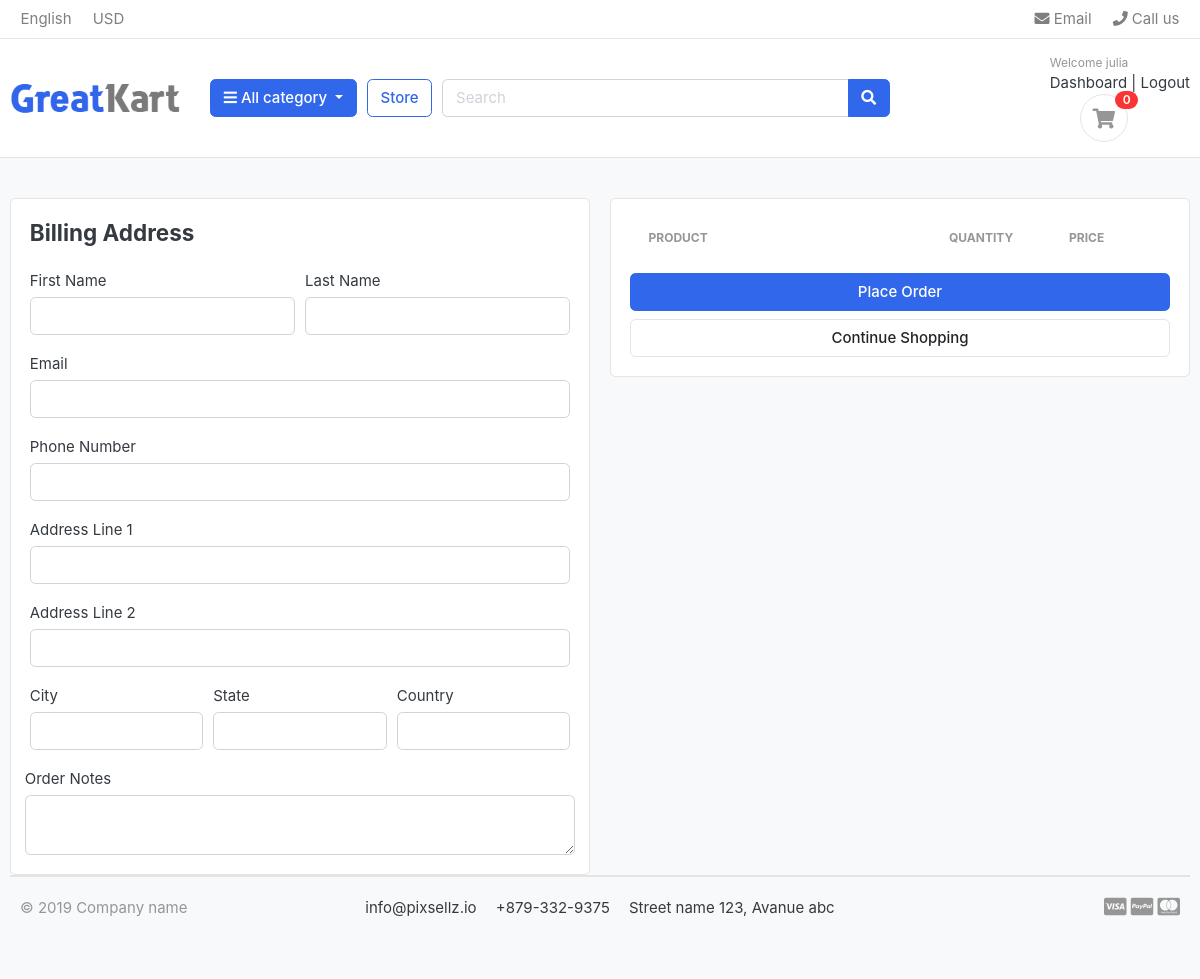
The page /cart/checkout/ (signed in) on the database as committed earlier.
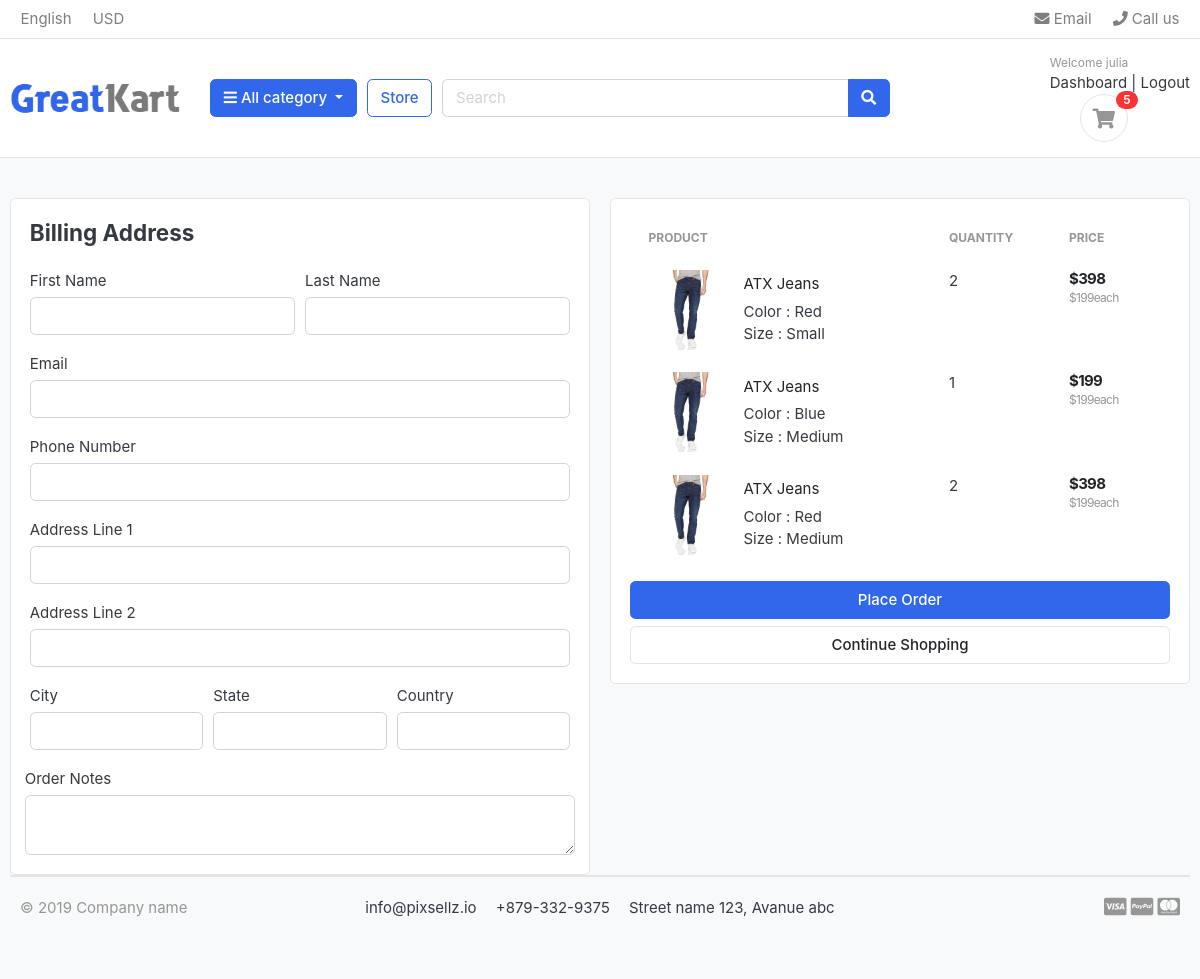
The same page on the database as committed later.
### carts/models.py (models this page shows, shortened)
class CartItem(models.Model):
    user = models.ForeignKey(Account,on_delete=models.CASCADE,null=True)
    product = models.ForeignKey(Product,on_delete=models.CASCADE)
    variation = models.ManyToManyField(Variation,blank=True)
    cart = models.ForeignKey(Cart,on_delete=models.CASCADE,null=True)
    quantity = models.IntegerField()
    is_active = models.BooleanField(default=True)
    def sub_total(self):
        return self.product.price * self.quantity

### store/models.py (models this page shows, shortened)
class Product(models.Model):
    product_name = models.CharField(max_length=200,unique = True)
    slug = models.SlugField(max_length=200,unique=True)
    description  = models.TextField(max_length=500,blank=True)
    price = models.IntegerField()
    images = models.ImageField(upload_to='photos/products')
    stock = models.IntegerField()
    is_available = models.BooleanField(default = True)
    category = models.ForeignKey(Category,on_delete=models.CASCADE) # if the category is deleted , the related product is also be deleted
    created_date = models.DateTimeField(auto_now_add=True)
    modified_date = models.DateTimeField(auto_now=True)
    def get_url(self):
        return reverse('product_detail',args=[self.category.slug, self.slug])

class Variation(models.Model):
    product = models.ForeignKey(Product,on_delete=models.CASCADE)
    variation_category = models.CharField(max_length=100, choices=variation_category_choice )
    variation_value = models.CharField(max_length=100)
    is_active = models.BooleanField(default=True)
    created_at = models.DateTimeField(auto_now_add=True)
    objects = VariationManager()

### carts/views.py (the view)
# urls.py: path('checkout/',views.checkout,name='checkout'),
@login_required(login_url='login')
def checkout(request,total=0,quantity=0,cart_items=None):
    try:
        tax = 0
        grand_total = 0
        if request.user.is_authenticated:
            cart_items = CartItem.objects.filter(user=request.user, is_active=True)
        else:
            cart = Cart.objects.get(cart_id=_cart_id(request))
            cart_items = CartItem.objects.filter(cart=cart, is_active=True)
        for cart_item in cart_items:
            total += (cart_item.product.price * cart_item.quantity)
            quantity += cart_item.quantity
        tax = (2 * total) / 100
        grand_total = total + tax
    except ObjectDoesNotExist:
        pass  # just ignore
    context = {
        'total': total,
        'quantity': quantity,
        'cart_items': cart_items,
        'tax': tax,
        'grand_total': grand_total,
    }
    return render(request, 'store/checkout.html', context)

### carts/context_processors.py (called while the page is built)
def counter(request):
    cart_count = 0
    if 'admin' in request.path:
        return {}
    else:
        try:
            cart = Cart.objects.filter(cart_id=_cart_id(request))
            if request.user.is_authenticated:
                cart_items = CartItem.objects.all().filter(user=request.user)
            else:
                cart_items = CartItem.objects.all().filter(cart=cart[:1])
            for cart_item in cart_items:
                cart_count += cart_item.quantity
        except Cart.DoesNotExist:
            cart_count = 0
    return dict(cart_count=cart_count)

### carts/views.py (called while the page is built)
def _cart_id(request):
    cart = request.session.session_key
    if not cart:
        cart = request.session.create()
    return cart

### category/context_processors.py (called while the page is built)
def menu_links(request):
    links = Category.objects.all()
    return dict(links=links)

### category/models.py (called while the page is built)
    def get_url(self):
        return reverse('products_by_category',args=[self.slug])

### templates/store/checkout.html (shortened to what this page needs)
{% extends 'base.html' %}
{% load static %}
{% block content %}
<section class="section-content padding-y bg">
<div class="container">
<div class="row">
	<aside class="col-lg-6">
<div class="card">
    <div class="card-body">
        <h4 class="card-title mb-4">Billing Address</h4>
        <form action="" method="POST">
            <div class="form-row">
                <div class="col form-group">
                    <label for="">First Name</label>
                    <input type="text" name="first_name" class="form-control" required>
                </div>
                <div class="col form-group">
                    <label for="">Last Name</label>
                    <input type="text" name="last_name" class="form-control" required>
                </div>
            </div>
            <div class="form-row">
                <div class="col form-group">
                    <label for="">Email</label>
                    <input type="email" name="email" class="form-control" required>
                </div>
            </div>
            <div class="form-row">
                <div class="col form-group">
                    <label for="">Phone Number</label>
                    <input type="text" name="phone" class="form-control" required>
                </div>
            </div>
            <div class="form-row">
                <div class="col form-group">
                    <label for="">Address Line 1</label>
                    <input type="text" name="address_line_1" class="form-control" required>
                </div>
            </div>
            <div class="form-row">
                <div class="col form-group">
                    <label for="">Address Line 2</label>
                    <input type="text" name="address_line_2" class="form-control" required>
                </div>
            </div>
            <div class="form-row">
                <div class="col form-group">
                    <label for="">City</label>
                    <input type="text" name="city" class="form-control" required>
                </div>
                <div class="col form-group">
                    <label for="">State</label>
                    <input type="text" name="state" class="form-control" required>
                </div>
                <div class="col form-group">
                    <label for="">Country</label>
                    <input type="text" name="country" class="form-control" required>
                </div>
            </div>
            <div class="form-row">
                <label for="">Order Notes</label>
                <textarea name="order_note"  rows="2" class="form-control"></textarea>
            </div>
    </div>
</div>
	</aside>
	<aside class="col-lg-6">
		<div class="card">
		<div class="card-body">
<table class="table table-borderless table-shopping-cart">
<thead class="text-muted">
<tr class="small text-uppercase">
  <th scope="col">Product</th>
  <th scope="col" width="120">Quantity</th>
  <th scope="col" width="120">Price</th>
</tr>
</thead>
<tbody>
{% for cart_item in cart_items %}
<tr>
	<td>
		<figure class="itemside align-items-center">
			<div class="aside"><img src="{{ cart_item.product.images.url }}" class="img-sm"></div>
			<figcaption class="info">
				<a href="{{ cart_item.product.get_url }}" class="title text-dark">{{cart_item.product.product_name}}</a>
				{% if cart_item.variation.all %}
					{% for item in cart_item.variation.all %}
						{{item.variation_category | capfirst }} : {{ item.variation_value | capfirst }} <br>
					{% endfor %}
				{% endif %}
			</figcaption>
		</figure>
	</td>
	<td>
        <label for="">{{cart_item.quantity}}</label>
	</td>
	<td>
		<div class="price-wrap">
			<var class="price">${{cart_item.sub_total}}</var>
			<small class="text-muted"> ${{cart_item.product.price}}each </small>
		</div>
	</td>
</tr>
{% endfor %}
</tbody>
</table>
            <button type="submit" class="btn btn-primary btn-block" name="submit">Place Order</button>
			<a href="{% url 'store' %}" class="btn btn-light btn-block">Continue Shopping</a>
        </div>
		</div>
</aside>
</div>
{% endblock %}

### templates/includes/navbar.html (shortened to what this page needs)
{% load static %}
<header class="section-header">
<nav class="navbar p-md-0 navbar-expand-sm navbar-light border-bottom">
<div class="container">
  <div class="collapse navbar-collapse" id="navbarTop4">
    <ul class="navbar-nav mr-auto">
    	<li class="nav-item dropdown">
		 	<a href="#" class="nav-link">   English </a>
		</li>
		<li class="nav-item dropdown">
			<a href="#" class="nav-link"> USD </a>
		</li>
    </ul>
    <ul class="navbar-nav">
		<li><a href="#" class="nav-link"> <i class="fa fa-envelope"></i> Email </a></li>
		<li><a href="#" class="nav-link"> <i class="fa fa-phone"></i> Call us </a></li>
	</ul>
  </div>
</div>
</nav>
<section class="header-main border-bottom">
	<div class="container">
<div class="row align-items-center">
	<div class="col-lg-2 col-md-3 col-6">
		<a href="{% url 'home' %}" class="brand-wrap">
			<img class="logo" src="{% static './images/logo.png'%}">
		</a>
	</div>
	<div class="col-lg col-sm col-md col-6 flex-grow-0">
		<div class="category-wrap dropdown d-inline-block float-right">
			<button type="button" class="btn btn-primary dropdown-toggle" data-toggle="dropdown">
				<i class="fa fa-bars"></i> All category
			</button>
		</div>
	</div>
	<a href="{% url 'store' %}" class="btn btn-outline-primary">Store</a>
	<div class="col-lg  col-md-6 col-sm-12 col">
		<form action="{% url 'search' %}" class="search" method="GET">
			<div class="input-group w-100">
			    <input type="text" class="form-control" style="width:60%;" placeholder="Search" name="keyword">
			    <div class="input-group-append">
			      <button class="btn btn-primary" type="submit">
			        <i class="fa fa-search"></i>
			      </button>
			    </div>
		    </div>
		</form>
	</div>
	<div class="col-lg-3 col-sm-6 col-8 order-2 order-lg-3">
				<div class="d-flex justify-content-end mb-3 mb-lg-0">
					{% if user.id is None %}
					<div class="widget-header">
						<small class="title text-muted">Welcome guest!</small>
						<div>
							<a href="{% url 'login' %}">Sign in</a> <span class="dark-transp"> | </span>
							<a href="{% url 'register' %}"> Register</a>
						</div>
					</div>
					{% else %}
					<div class="widget-header">
						<small class="title text-muted">Welcome {{ user.first_name }}</small>
						<div>
							<a href="{% url 'dashboard' %}">Dashboard</a> <span class="dark-transp"> | </span>
							<a href="{% url 'logout' %}"> Logout</a>
						</div>
						{% endif %}
					<a href="{% url 'cart' %}" class="widget-header pl-3 ml-3">
						<div class="icon icon-sm rounded-circle border"><i class="fa fa-shopping-cart"></i></div>
						<span class="badge badge-pill badge-danger notify">{{cart_count}}</span>
					</a>
				</div>
			</div>
</div>
	</div>
</section>
</header>

Rows that differ between the two databases and show on the page:
added CartItem: product.images (picture), product.product_name "ATX Jeans", quantity "2", sub_total "398", product.price "199"
now on this page (row unchanged): Variation: variation_category "Color", variation_value "Red"
now on this page (row unchanged): Variation: variation_category "Size", variation_value "Small", shown under "ATX Jeans"
added CartItem: product.images (picture), product.product_name "ATX Jeans", quantity "1", sub_total "199", product.price "199"
now on this page (row unchanged): Variation: variation_category "Color", variation_value "Blue", shown under "ATX Jeans"
now on this page (row unchanged): Variation: variation_category "Size", variation_value "Medium"
added CartItem: product.images (picture), product.product_name "ATX Jeans", quantity "2", sub_total "398", product.price "199"
Other text that changed with them:
{{ cart_count }}: "0" → "5"
